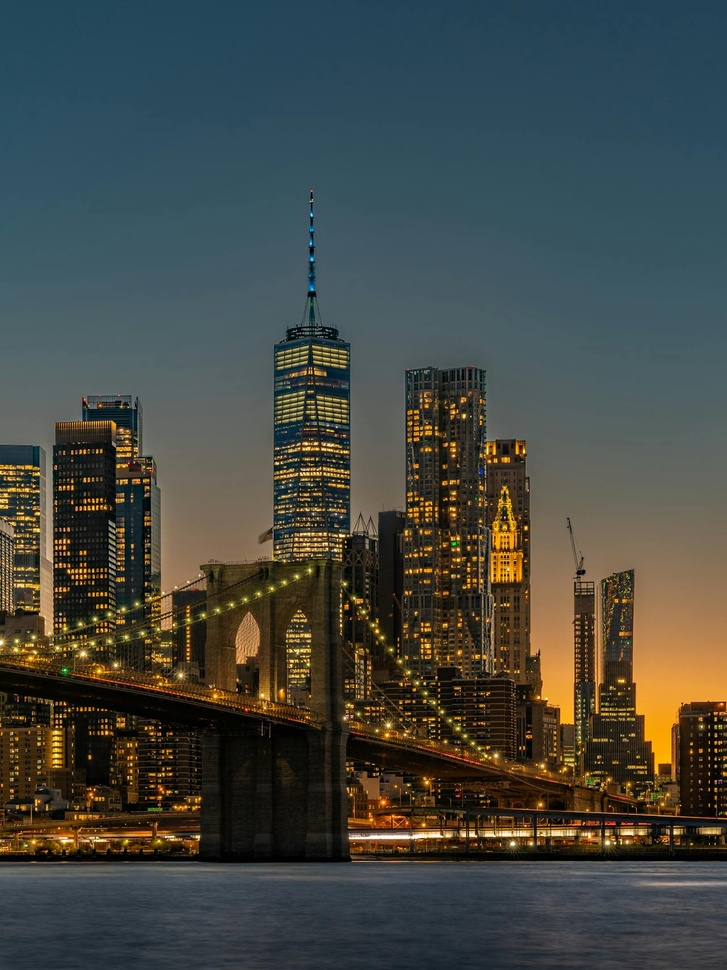
#> input picture tarea3/image/image.jpg, 727 x 970 px, shrunk from 1280 x 1707 before the run
$ python main_4.py
#> lines starting #> are read from the running program, lines starting #| are printed output that depends on the picture; after the words box and inside, x2 and y2 are one past the last pixel; in counts of white or black regions, pixels touching at a corner belong together
#> in main, img is the input picture: shape (970, 727, 3); mean B, G, R 66.9, 72, 67.9
### tarea3/utils/mapeo.py
import numpy as np

"""
2. Desarrolle una funcion que reciba como entradas las constantes complejas a, b, c, d y determine si las mismas
genera una funcion de variable compleja cuyo mapeo inverso sí existe.
"""
def tiene_inverso(a, b, c, d):
    # retorna True (verdadero) si es distinto a 0
    return b*c-a*d!=0

"""
3. Desarrolle una funcion que reciba como entradas una imagen y las constantes complejas a, b, c, d y, tomando
la imagen de entrada como el Plano z genere la representacion de dicho plano en el Plano w.
"""
def fn(z, a, b, c, d):
#> called with b = 0, c = 0.003
    height, width, _ = z.shape # z es la imagen de entrada, el plano z
#> height = 970; width = 727
    w = np.zeros_like(z) # se hace una copia en negro de z, pues w va a las mismas dimensiones de z
    for y in range(height):
        for x in range(width):
            pixel_value = z[y,x] # opencv accede los datos en forma de imagen[fila, columna]
            z_pixel = complex(x, y) # reprentacion compleja de un pixel en z
            w_pixel = (a*z_pixel + b) / (c*z_pixel + d) # aplicamos w = f(z)
            w_x = int(w_pixel.real) # sacamos el componente real
            w_y = int(w_pixel.imag) # sacamos el componente imaginario
            if 0 <= w_x < width and 0 <= w_y < height: # que no se salga de los bordes
                w[w_y, w_x] = pixel_value
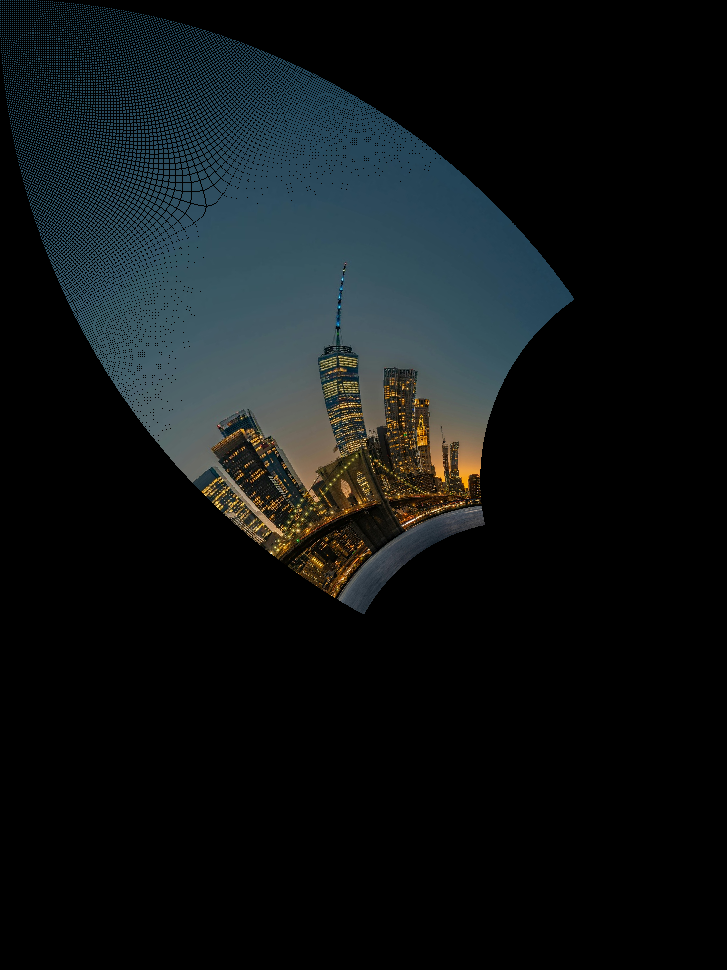
#> w: shape (970, 727, 3); mean B, G, R 20.9, 19.5, 14.9
    return w

"""
4. Desarrolle una funcion que reciba como entradas una imagen y las constantes complejas a, b, asuma que
c = 0 ∧ d = 1, genere el mapeo lineal
"""
# [13 lines left out: function mapeo_lineal, not called in this run]

"""
Mapeo inverso en cada pixel de la imagen, para cada pixel en w,
se calcula su correspondiente pixel en z usando la formula inversa de w = f(z),
y se asigna el valor del pixel de z al pixel correspondiente en w.
"""
# [18 lines left out: function inverso, not called in this run]

### tarea3/utils/interpolar.py
'''
un programa que reciba como entrada una imagen con pixeles borrados del Lab1 y
utilizando interpolacion con colindancia 4 recupera la informacion de los pixeles faltantes.
'''

'''
Overflow de uint8: Al sumar valores de pixeles (que son uint8) para calcular el promedio,
es posible que la suma exceda el rango de 0-255, lo que puede causar un overflow.
Para evitar esto, se convierte cada valor de pixel a int antes de acumular la suma,
y luego se asegura de que el resultado final esté dentro del rango válido al convertirlo nuevamente a uint8.

Ejemplo de overflow:
suma_r = 0
for v in vecinos:
    suma_r += v[0]  # Si v[0] es 255 y hay suficientes vecinos, suma_r puede exceder 255, causando un overflow.
'''

def promedio(vecinos):
    # Promedia una lista de pixeles RGB vecinos (colindancia 4).
    n = len(vecinos)

    if n == 0:
        return [0, 0, 0]

    suma_r = 0
    suma_g = 0
    suma_b = 0

    for v in vecinos:
        # Se convierte a int para evitar overflow con uint8 al acumular.
        suma_r += int(v[0])
        suma_g += int(v[1])
        suma_b += int(v[2])

    r = max(0, min(255, int(round(suma_r / n))))
    g = max(0, min(255, int(round(suma_g / n))))
    b = max(0, min(255, int(round(suma_b / n))))

    return [r, g, b]

# interpolar4: Interpolación con colindancia 4 para recuperar pixeles faltantes.
def interpolar4(imagen):
    # obtener las dimensiones de la imagen
    filas, columnas = imagen.shape[:2]
#> filas = 970; columnas = 727

    # Trabaja sobre una copia para no modificar la imagen de entrada.
    imagen_recuperada = imagen.copy()

    for y in range(filas):
        for x in range(columnas):
            if (x) % 2 == (y) % 2:                  # pixel faltante
                # Recolecta vecinos validos (arriba, abajo, izquierda, derecha).
                vecinos = []
                if y > 0:
                    vecinos.append(imagen[y-1, x])  # vecino superior
                if y < filas - 1:
                    vecinos.append(imagen[y+1, x])  # vecino inferior
                if x > 0:
                    vecinos.append(imagen[y, x-1])  # vecino izquierdo
                if x < columnas - 1:
                    vecinos.append(imagen[y, x+1])  # vecino derecho

                pixel = promedio(vecinos)  # promedio de los vecinos
                imagen_recuperada[y, x] = pixel
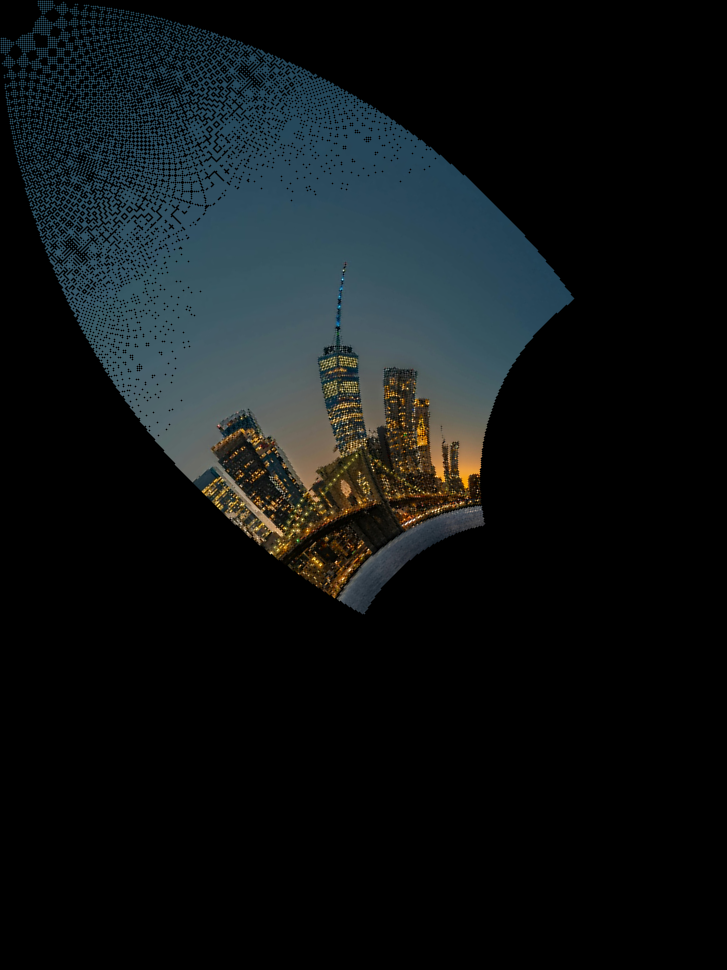
#> imagen_recuperada: shape (970, 727, 3); 9.71% of pixels changed, all inside (x1, y1, x2, y2) = (0, 0, 575, 615)

    return imagen_recuperada


# [24 lines left out: function interpolar8, not called in this run]

### tarea3/main_4.py
"""
4. Utilizando el mapeo inverso e interpolacion de pixeles en colindancia N=4, obtenga los valores de los pixeles
faltantes en la imagen generada en el punto 2., guarde la imagen resultante como imagen4.

"""

import cv2
import utils.mapeo as mapeo
import utils.interpolar as interpolar


def main():
    # Cargar la imagen de entrada
    img = cv2.imread('image/image.jpg')

    # Definir las constantes complejas
    a = complex(2.1, 2.1)
    b = 0
    c = 0.003
    d = complex(1, 1)

    # Verificar si el mapeo inverso existe
    if mapeo.tiene_inverso(a, b, c, d):
        # Generar el mapeo directo de la imagen en el Plano w
        imagen2 = mapeo.fn(img, a, b, c, d)
        imagen4 = interpolar.interpolar4(imagen2)

        cv2.imshow("Imagen 4", imagen4)
        cv2.waitKey(0)
        cv2.destroyAllWindows()

        # Guardar la imagen resultante
        cv2.imwrite('output/imagen4.jpg', imagen4)
        print("El mapeo se ha generado y guardado en 'output/imagen4.jpg'")
    else:
        print("El mapeo inverso no existe para las constantes dadas.")

if __name__ == "__main__":
    main()
